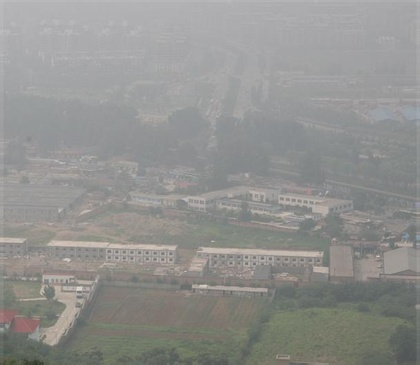
%> input picture 光电/matlab/test17.jpg, 420 x 365 px, shrunk from 608 x 528 before the run, given in place of mytest1.jpg, which was not available
$ octave dark_channel_thesis.m   (GNU Octave 9; MATLAB toolbox functions it lacks are replaced by stand-ins)
%> lines starting %> are read from the running program, lines starting %| are printed output that depends on the picture; pictures that were not available may be replaced by others from this repository, and a replacement may not be noted
### 光电/matlab/start/guidedfilter.m
function q = guidedfilter(I, p, r, eps)
%   GUIDEDFILTER   O(1) time implementation of guided filter.
%
%   - guidance image: I (should be a gray-scale/single channel image)
%   - filtering input image: p (should be a gray-scale/single channel image)
%   - local window radius: r
%   - regularization parameter: eps

[hei, wid] = size(I);
N = boxfilter(ones(hei, wid), r) ;% the size of each local patch; N=(2r+1)^2 except for boundary pixels.

mean_I = boxfilter(I, r) ./ N;
%mean_I = boxmean(I, r);
mean_p = boxfilter(p, r) ./ N;
%mean_p = boxmean(p, r);
mean_Ip = boxfilter(I.*p, r) ./ N;
%mean_Ip = boxmean(I.*p, r);
cov_Ip = mean_Ip - mean_I .* mean_p; % this is the covariance of (I, p) in each local patch.

mean_II = boxfilter(I.*I, r) ./ N;
%mean_II = boxmean(I.*I, r);
var_I = mean_II - mean_I .* mean_I;

a = cov_Ip ./ (var_I + eps); % Eqn. (5) in the paper;

b = mean_p - a .* mean_I; % Eqn. (6) in the paper;

mean_a = boxfilter(a, r) ./ N;

mean_b = boxfilter(b, r) ./ N;

q = mean_a .* I + mean_b; % Eqn. (8) in the paper;
%q = a .* I + b;
end

### 光电/matlab/start/boxfilter.m
function imDst = boxfilter(imSrc, r)

%   BOXFILTER   O(1) time box filtering using cumulative sum
%
%   - Definition imDst(x, y)=sum(sum(imSrc(x-r:x+r,y-r:y+r)));
%   - Running time independent of r;
%   - Equivalent to the function: colfilt(imSrc, [2*r+1, 2*r+1], 'sliding', @sum);
%   - But much faster.

[hei, wid] = size(imSrc);
imDst = zeros(size(imSrc));

%cumulative sum over Y axis
imCum = cumsum(imSrc, 1);
%difference over Y axis
imDst(1:r+1, :) = imCum(1+r:2*r+1, :);
imDst(r+2:hei-r, :) = imCum(2*r+2:hei, :) - imCum(1:hei-2*r-1, :);
imDst(hei-r+1:hei, :) = repmat(imCum(hei, :), [r, 1]) - imCum(hei-2*r:hei-r-1, :);

%cumulative sum over X axis
imCum = cumsum(imDst, 2);
%difference over Y axis
imDst(:, 1:r+1) = imCum(:, 1+r:2*r+1);
imDst(:, r+2:wid-r) = imCum(:, 2*r+2:wid) - imCum(:, 1:wid-2*r-1);
imDst(:, wid-r+1:wid) = repmat(imCum(:, wid), [1, r]) - imCum(:, wid-2*r:wid-r-1);

end

### 光电/matlab/start/dark_channel_thesis.m
close all
clear all
clc

%窗口长度
window_size=8;

%雾的去除度
w=0.95;

%选择图像
imagename='1.jpg';

%读取源图像
%imageres=imread('F:\XY\master_thesis\speedtestimage\test17.jpg');
imageres = imread(['F:\XY\master_thesis\speedtestimage\mytest',imagename]);
%> imageres is the input picture: size 365x420x3 uint8; mean R, G, B 145.6, 145.7, 143.1
imagegray = rgb2gray(imageres);

figure,imshow(imageres,[0 255]);
%得到图像的长和宽
[imageres_heigth,imageres_length]=size(imageres(:,:,1));
%> imageres_heigth = 365; imageres_length = 420

%暗通道图像
imagedark=zeros(imageres_heigth,imageres_length);
%> imagedark: size 365x420 double; every value is 0
tic
%求取暗通道数据
for i=1:1:ceil(imageres_heigth/window_size)
    for j=1:1:ceil(imageres_length/window_size)
        x_min = (i-1)*window_size+1;
        x_max = min(x_min + window_size-1,imageres_heigth);
        y_min = (j-1)*window_size+1;
        y_max = min(y_min + window_size-1,imageres_length);
        minimageres(1)=min(reshape(imageres(x_min:x_max,y_min:y_max,1),(x_max-x_min+1)*(y_max-y_min+1),1));
        minimageres(2)=min(reshape(imageres(x_min:x_max,y_min:y_max,2),(x_max-x_min+1)*(y_max-y_min+1),1));
        minimageres(3)=min(reshape(imageres(x_min:x_max,y_min:y_max,3),(x_max-x_min+1)*(y_max-y_min+1),1));
        imagedark(x_min:x_max,y_min:y_max) = uint8(ones(x_max-x_min+1,y_max-y_min+1))*min(minimageres);
        %temp(i,j)=min(minimageres);
    end
end
%> this loop made 46 passes
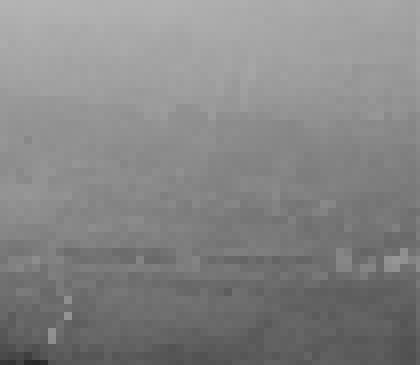
%> imagedark: size 365x420 double; min 40, max 179, mean 133
%> after the loop, minimageres = [92 96 94]
toc
%figure,imshow(imagedark,[0 255]);
clear minimageres;

%求取大气光值
[imagedarksort,imagedarkindex]=max(imagedark);
%> imagedarksort = 420 values, max 179 at index 1, min 163 at index 409, mean 173.2; imagedarkindex = 420 values, max 33 at index 417, min 1 at index 1, mean 1.46
tic
%分离三个通道并
imageres_r=double(imageres(:,:,1));
imageres_g=double(imageres(:,:,2));
imageres_b=double(imageres(:,:,3));

atmo_light_value_r_temp=double(0);
atmo_light_value_g_temp=double(0);
atmo_light_value_b_temp=double(0);
for i=1:1:imageres_length
    atmo_light_value_r_temp=atmo_light_value_r_temp+imageres_r(imagedarkindex(i),i);
    atmo_light_value_g_temp=atmo_light_value_g_temp+imageres_g(imagedarkindex(i),i);
    atmo_light_value_b_temp=atmo_light_value_b_temp+imageres_b(imagedarkindex(i),i);
end
%> this loop made 420 passes
%> (atmo_light_value_r_temp, atmo_light_value_g_temp, atmo_light_value_b_temp) on passes 1 to 3: (189, 189, 191), (379, 379, 383), (569, 569, 575)
%> after the loop, atmo_light_value_b_temp = 76767; atmo_light_value_g_temp = 75935; atmo_light_value_r_temp = 75935

atmo_light_value(1)=round(atmo_light_value_r_temp/imageres_length);
atmo_light_value(2)=round(atmo_light_value_g_temp/imageres_length);
atmo_light_value(3)=round(atmo_light_value_b_temp/imageres_length);
toc
%求透射率，和大气光照无特别大的关系，小于0.1的需要特殊处理，有好多位置出现溢出的问题

image_tran_estimate=1-w*imagedark/max(atmo_light_value);
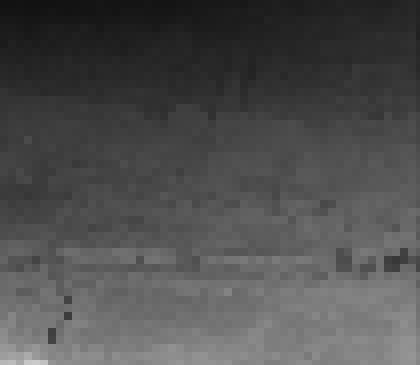
%> image_tran_estimate: size 365x420 double; min 0.0708, max 0.792, mean 0.309

%figure,imshow(image_tran_estimate,[0 1]);

%导向滤波,可以选择用灰度，还是用RGB中的某一个
image_gary = rgb2gray(imageres);
image_gary = double(image_gary)/255;

image_tran_estimate = guidedfilter((imageres_r),image_tran_estimate*255,10,0.0001);
%> in boxfilter, `imDst(:, wid-r+1:wid) = repmat(imCum(:, wid), [1, r]) - imCum(:, wid-2..`: imDst: size 365x420 double; min 121, max 441, mean 429.3
%> in boxfilter (call 2), `imDst(hei-r+1:hei, :) = repmat(imCum(hei, :), [r, 1]) - imCum(hei-2*r:..`: imDst: size 365x420 double; min 811, max 3879, mean 3015.3
%> in boxfilter (call 2), `imDst(:, 1:r+1) = imCum(:, 1+r:2*r+1);`: imDst: size 365x420 double; min 811, max 79582, mean 4234.7
%> in boxfilter (call 2), `imDst(:, wid-r+1:wid) = repmat(imCum(:, wid), [1, r]) - imCum(:, wid-2..`: imDst: size 365x420 double; min 10861, max 79582, mean 62532.6
%> in boxfilter (call 3), `imDst(hei-r+1:hei, :) = repmat(imCum(hei, :), [r, 1]) - imCum(hei-2*r:..`: imDst: size 365x420 double; min 202.5, max 3513.6, mean 1631.7
%> in boxfilter (call 3), `imDst(:, 1:r+1) = imCum(:, 1+r:2*r+1);`: imDst: size 365x420 double; min 202.5, max 70580.2, mean 2235.6
%> in boxfilter (call 3), `imDst(:, wid-r+1:wid) = repmat(imCum(:, wid), [1, r]) - imCum(:, wid-2..`: imDst: size 365x420 double; min 2270.8, max 71726.6, mean 33835.3
%> call 4 of boxfilter, with r = 10
%> in boxfilter (call 4), `imDst(hei-r+1:hei, :) = repmat(imCum(hei, :), [r, 1]) - imCum(hei-2*r:..`: imDst: size 365x420 double; min 36509.7, max 450789.7, mean 225338.4
%> in boxfilter (call 4), `imDst(:, 1:r+1) = imCum(:, 1+r:2*r+1);`:
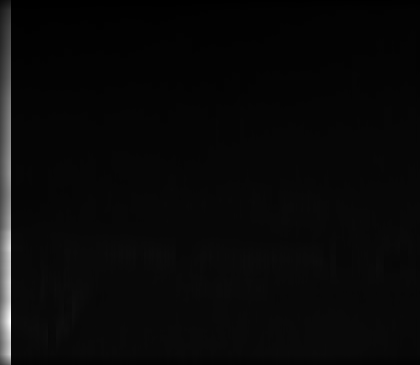
%> imDst: size 365x420 double; min 36509.7, max 7572189.8, mean 309716.8; drawn with min black and max white
%> in boxfilter (call 4), `imDst(:, wid-r+1:wid) = repmat(imCum(:, wid), [1, r]) - imCum(:, wid-2..`:
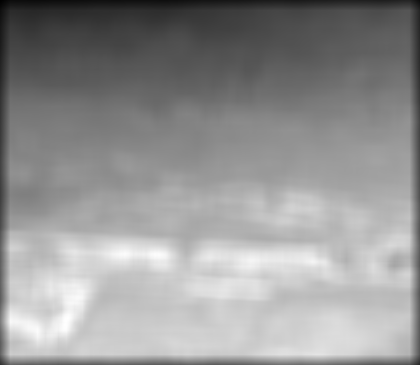
%> imDst: size 365x420 double; min 414149.5, max 7752920.3, mean 4673515.6; drawn with min black and max white
%> in guidedfilter, `cov_Ip = mean_Ip - mean_I .* mean_p;`:
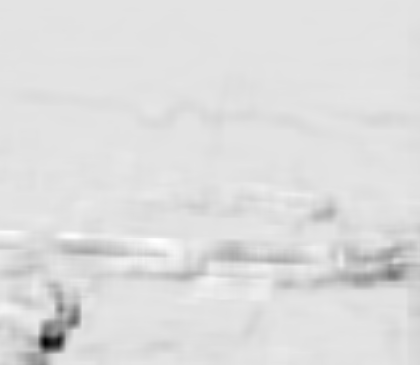
%> cov_Ip: size 365x420 double; min -767.6, max 91.53, mean -18.5; drawn with min black and max white
%> call 5 of boxfilter, with r = 10
%> in boxfilter (call 5), `imDst(hei-r+1:hei, :) = repmat(imCum(hei, :), [r, 1]) - imCum(hei-2*r:..`:
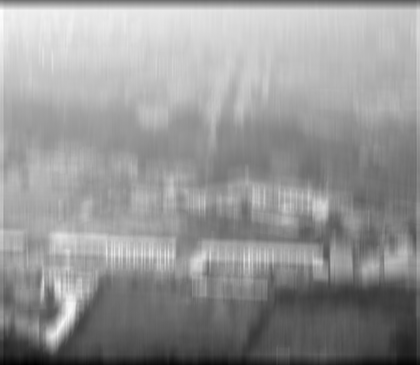
%> imDst: size 365x420 double; min 63001, max 716597, mean 449066.9; drawn with min black and max white
%> in boxfilter (call 5), `imCum = cumsum(imDst, 2);`:
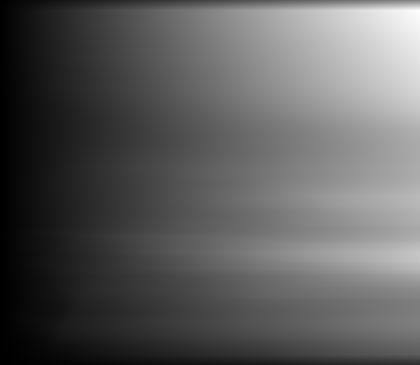
%> imCum: size 365x420 double; min 96725, max 269524718, mean 98235766.2; drawn with min black and max white
image_tran_estimate=image_tran_estimate/255;

image_tran_estimate(image_tran_estimate<0.1)=0.1;
image_tran_estimate(image_tran_estimate>1)=1;


%image_index_low = (image_tran_estimate <= 0.5);
image_index_high = (image_tran_estimate < 0.5);
figure,imshow(image_index_high,[0 1]);
se1 = strel('square',5);
se2 = strel('square',10);
image_index_high = imerode(image_index_high,se1);
image_index_high = imdilate(image_index_high,se2);
image_index_high = imerode(image_index_high,se1);

image_index_high = imfill(image_index_high,'holes');
image_index_high = ~image_index_high;
image_index_high = imfill(image_index_high,'holes');
image_index_high = ~image_index_high;
figure,imshow(image_index_high,[0 1]);

sky_aera = sum(sum(image_index_high));
%> sky_aera = 139526
sky_aera =sky_aera/(imageres_heigth*imageres_length)
%> sky_aera = 0.91
for i=1:1:3
    temp1 = imageres(:,:,i);
    temp2 = temp1(image_index_high);
    index_end = length(temp2);
    temp2 = cat(1,temp2,zeros(round(length(temp2)/10),1),255*ones(round(length(temp2)/10),1));
    %temp2 = cat(1,temp2,255*ones(round(length(temp2)/10),1));
    imagehis(:,:,i) = histeq(temp2);
end
imagehis=imagehis(1:index_end,:,:);
%%
image_tran_estimate(image_tran_estimate<0.5) = 1 - image_tran_estimate(image_tran_estimate<0.5);
%figure,imshow(image_tran_estimate,[0 1]);

%求无雾图像
tic
imagedes_r = (imageres_r-atmo_light_value(1))./image_tran_estimate + atmo_light_value(1);
imagedes_g = (imageres_g-atmo_light_value(2))./image_tran_estimate + atmo_light_value(2);
imagedes_b = (imageres_b-atmo_light_value(3))./image_tran_estimate + atmo_light_value(3);

%clear imageres_r imageres_g imageres_b;
imagedes_r(imagedes_r>255)=255;
imagedes_g(imagedes_g>255)=255;
imagedes_b(imagedes_b>255)=255;
imagedes_r(imagedes_r<0)=0;
imagedes_g(imagedes_g<0)=0;
imagedes_b(imagedes_b<0)=0;

imagedes_r=round(imagedes_r);
imagedes_g=round(imagedes_g);
imagedes_b=round(imagedes_b);
toc
imagedes_r = uint8(imagedes_r);
imagedes_g = uint8(imagedes_g);
imagedes_b = uint8(imagedes_b);
imagedes(:,:,1)=imagedes_r;
imagedes(:,:,2)=imagedes_g;
imagedes(:,:,3)=imagedes_b;


%clear imagedes_r imagedes_g imagedes_b;

%imwrite(imagedes,['image_fm',imagename]);
%imwrite(imagedes,['compare-darkmodify-',imagename]);
figure,imshow(imagedes,[0 255]);

imagedes_r(image_index_high) = imagehis(:,:,1);
imagedes_g(image_index_high)=imagehis(:,:,2);
imagedes_b(image_index_high)=imagehis(:,:,3);
imagedes(:,:,1)=imagedes_r;
imagedes(:,:,2)=imagedes_g;
imagedes(:,:,3)=imagedes_b;
figure,imshow(imagedes,[0 255]);
imwrite(image_index_high,'filltest.bmp');
% [7 lines of commented-out code are left out]

$ run again, on 光电/matlab/start/2.jpg
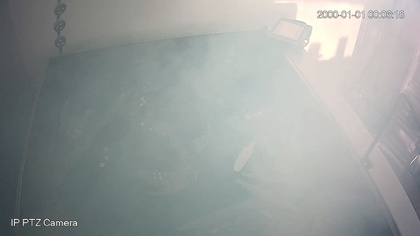
%> input picture 光电/matlab/start/2.jpg, 420 x 236 px, shrunk from 1920 x 1080 before the run, given in place of mytest1.jpg, which was not available
%> imageres is the input picture: size 236x420x3 uint8; mean R, G, B 151.8, 156.7, 154.9
%> imageres_heigth = 236; imageres_length = 420
%> the loop `for i=1:1:ceil(imageres_heigth/window_size)` made 30 passes
%> after the loop `for i=1:1:ceil(imageres_heigth/window_size)`: minimageres = [104 102 113]
%> imagedarksort = 420 values, max 230 at index 305, min 76 at index 1, mean 169.7; imagedarkindex = 420 values, max 153 at index 57, min 1 at index 9, mean 14.87
%> the loop `for i=1:1:imageres_length` made 420 passes
%> (atmo_light_value_r_temp, atmo_light_value_g_temp, atmo_light_value_b_temp) on passes 1 to 3: (76, 80, 83), (152, 160, 166), (229, 241, 250)
%> after the loop `for i=1:1:imageres_length`: atmo_light_value_b_temp = 73362; atmo_light_value_g_temp = 75437; atmo_light_value_r_temp = 77365
%> in boxfilter (call 5), `imDst(hei-r+1:hei, :) = repmat(imCum(hei, :), [r, 1]) - imCum(hei-2*r:..`:
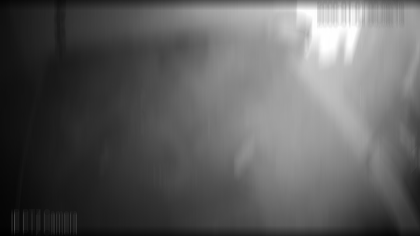
%> imDst: size 236x420 double; min 28817, max 1365525, mean 520222.5; drawn with min black and max white
%> in boxfilter (call 5), `imCum = cumsum(imDst, 2);`:
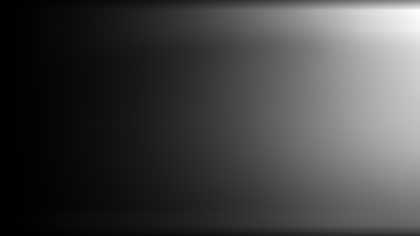
%> imCum: size 236x420 double; min 28817, max 308110543, mean 82623746.2; drawn with min black and max white
%> `sky_aera = sum(sum(image_index_high));`: sky_aera = 79899
%> `sky_aera =sky_aera/(imageres_heigth*imageres_length)`: sky_aera = 0.806
